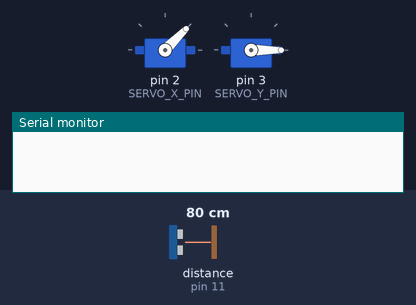
This sketch was run on a simulated Arduino Uno, built with avr-gcc and run on an emulated ATmega328P. On the bench: 2 × servo, the last lines printed to the serial monitor. The inputs (shaded band) are chosen by the test bench; at power-on: distance to the obstacle (sensor on pin 11) 80 cm. The echo pulse lasts 58.3 µs per cm.

Above: at 0.1 s.
At 8.6 s:
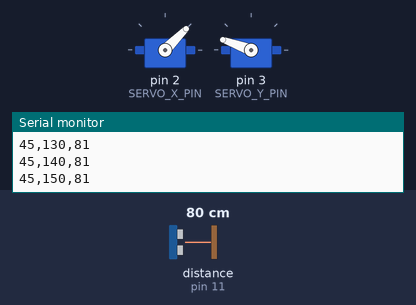
At 19.8 s:
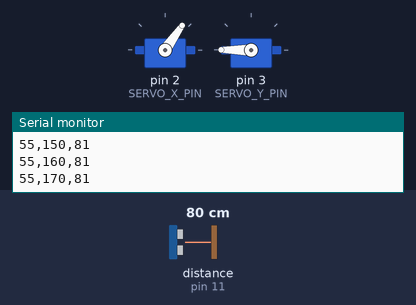
At 39.5 s:
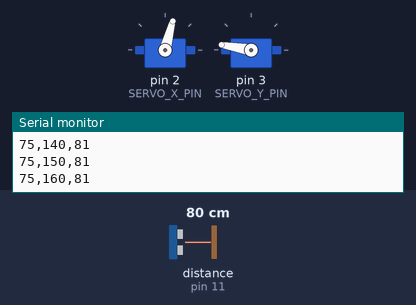
Timing chart, 0 to 40.0 s (numbered marks = the images above):
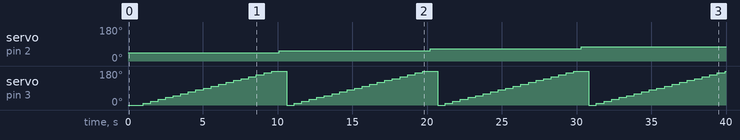

The sketch:

sketch_may17a.ino
```cpp
#include <LCD_I2C.h>
#include <Servo.h>
#include <math.h>
#include <NewPing.h>

#define SERVO_X_PIN 2
#define SERVO_Y_PIN 3
#define TRIG_PIN 10
#define ECHO_PIN 11
#define MAX_DISTANCE 100

Servo servoX, servoY;

NewPing sonar(TRIG_PIN, ECHO_PIN, MAX_DISTANCE);

void setup() {
  servoX.attach(SERVO_X_PIN);
  servoY.attach(SERVO_Y_PIN);

  servoX.write(0);
  servoY.write(0);

  Serial.begin(115200);
}

void loop() {
    for (int x = 45; x <= 125; x += 10) {
      servoX.write(x);
      delay(500);
      for (int y = 0; y <= 180; y += 10) {
        servoY.write(y);
        delay(500);

        unsigned int distance = sonar.ping_cm();

        Serial.print(x);
        Serial.print(",");
        Serial.print(y);
        Serial.print(",");
        Serial.println(distance);

      }
    }
    delay(1000);
}
```

Measured:
- by itself, servo on pin 2 (SERVO_X_PIN): 45° → 55° at 10.1 s, → 65° 10.1 s later, → 75° 10.1 s later
- by itself, servo on pin 3 (SERVO_Y_PIN): repeats every 10.1 s: 20° 0.51 s, 30° 0.51 s, 40° 0.51 s, 50° 0.51 s, 60° 0.51 s, 70° 0.51 s, 80° 0.51 s, 90° 0.51 s, 100° 0.51 s, 110° 0.51 s, 120° 0.51 s, 130° 0.51 s, 140° 0.51 s, 150° 0.51 s, 160° 0.51 s, 170° 0.51 s, 180° 1.0 s, 0° 0.51 s, 10° 0.51 s
